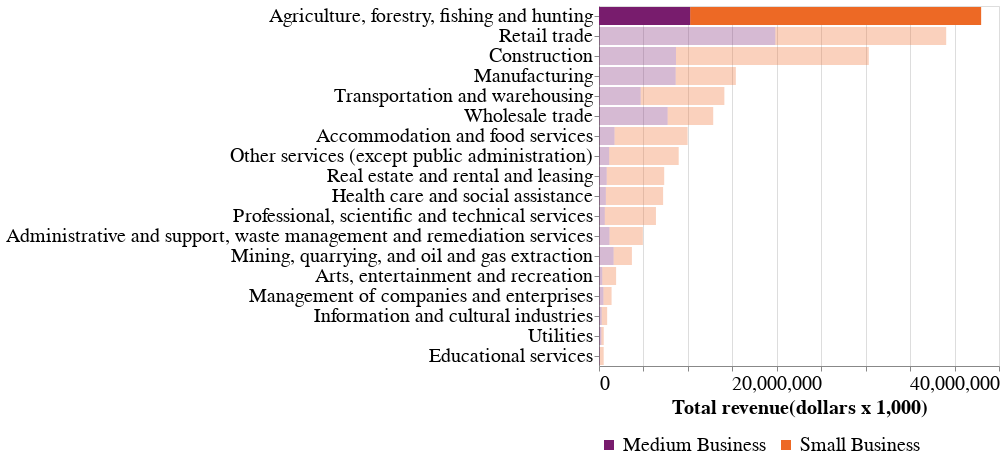

This figure's notebook cell:
### Code cell
totalRev2019.configure_axis(labelLimit=1000, labelFontSize=20, titleFontSize=20).configure_legend(
titleFontSize=20,
labelFontSize=20
)

### Figure 1 — Vega-Lite specification as saved in the notebook (floating-point values rounded to 4 significant figures)
{"config": {"view": {"continuousWidth": 400, "continuousHeight": 300}, "axis": {"labelFontSize": 20, "labelLimit": 1000, "titleFontSize": 20}, "legend": {"labelFontSize": 20, "titleFontSize": 20}}, "data": {"name": "data-3d74634cce607c8e75c706fc66a16074"}, "mark": "bar", "encoding": {"color": {"type": "nominal", "field": "Business type", "legend": {"orient": "bottom", "title": null}, "scale": {"scheme": "inferno"}}, "opacity": {"condition": {"value": 1.0, "test": "(datum['North American Industry Classification System, NAICS'] === 'Agriculture, forestry, fishing and hunting')"}, "value": 0.3}, "x": {"type": "quantitative", "field": "Total revenue", "title": "Total revenue(dollars x 1,000)"}, "y": {"type": "nominal", "field": "North American Industry Classification System, NAICS", "sort": "-x", "title": ""}}, "$schema": "https://vega.github.io/schema/vega-lite/v4.8.1.json", "datasets": {"data-3d74634cce607c8e75c706fc66a16074": [{"North American Industry Classification System, NAICS - code": "11", "North American Industry Classification System, NAICS": "Agriculture, forestry, fishing and hunting", "Reference year": 2019.0, "Total number of businesses": 50730.0, "Average revenue": 645.3, "Average expenses": 735.1, "Net Profit/Loss": -89.8, "Sales of goods and services ( percent of total revenue)": null, "Gross margin (%)": 95.5, "Cost of sales (direct expenses) (%)": 4.5, "Operating expenses (indirect expenses) (%)": 109.4, "Business type": "Small Business", "Total revenue": 32740000.0, "Total expenses": 37290000.0}, {"North American Industry Classification System, NAICS - code": "21", "North American Industry Classification System, NAICS": "Mining, quarrying, and oil and gas extraction", "Reference year": 2019.0, "Total number of businesses": 5153.0, "Average revenue": 400.4, "Average expenses": 365.3, "Net Profit/Loss": 35.1, "Sales of goods and services ( percent of total revenue)": null, "Gross margin (%)": 81.9, "Cost of sales (direct expenses) (%)": 18.1, "Operating expenses (indirect expenses) (%)": 73.1, "Business type": "Small Business", "Total revenue": 2063000.0, "Total expenses": 1882000.0}, {"North American Industry Classification System, NAICS - code": "22", "North American Industry Classification System, NAICS": "Utilities", "Reference year": 2019.0, "Total number of businesses": 453.0, "Average revenue": 606.7, "Average expenses": 520.8, "Net Profit/Loss": 85.9, "Sales of goods and services ( percent of total revenue)": null, "Gross margin (%)": 72.9, "Cost of sales (direct expenses) (%)": 27.1, "Operating expenses (indirect expenses) (%)": 58.8, "Business type": "Small Business", "Total revenue": 274800.0, "Total expenses": 235900.0}, {"North American Industry Classification System, NAICS - code": "23", "North American Industry Classification System, NAICS": "Construction", "Reference year": 2019.0, "Total number of businesses": 47920.0, "Average revenue": 452.7, "Average expenses": 404.3, "Net Profit/Loss": 48.4, "Sales of goods and services ( percent of total revenue)": null, "Gross margin (%)": 48.1, "Cost of sales (direct expenses) (%)": 51.9, "Operating expenses (indirect expenses) (%)": 37.4, "Business type": "Small Business", "Total revenue": 21690000.0, "Total expenses": 19370000.0}, {"North American Industry Classification System, NAICS - code": "31-33", "North American Industry Classification System, NAICS": "Manufacturing", "Reference year": 2019.0, "Total number of businesses": 10290.0, "Average revenue": 658.0, "Average expenses": 616.0, "Net Profit/Loss": 42.0, "Sales of goods and services ( percent of total revenue)": null, "Gross margin (%)": 41.6, "Cost of sales (direct expenses) (%)": 58.4, "Operating expenses (indirect expenses) (%)": 35.2, "Business type": "Small Business", "Total revenue": 6770000.0, "Total expenses": 6337000.0}, {"North American Industry Classification System, NAICS - code": "41", "North American Industry Classification System, NAICS": "Wholesale trade", "Reference year": 2019.0, "Total number of businesses": 6647.0, "Average revenue": 772.1, "Average expenses": 729.5, "Net Profit/Loss": 42.5, "Sales of goods and services ( percent of total revenue)": null, "Gross margin (%)": 38.1, "Cost of sales (direct expenses) (%)": 61.9, "Operating expenses (indirect expenses) (%)": 32.6, "Business type": "Small Business", "Total revenue": 5132000.0, "Total expenses": 4849000.0}, {"North American Industry Classification System, NAICS - code": "44-45", "North American Industry Classification System, NAICS": "Retail trade", "Reference year": 2019.0, "Total number of businesses": 22620.0, "Average revenue": 849.9, "Average expenses": 814.6, "Net Profit/Loss": 35.4, "Sales of goods and services ( percent of total revenue)": null, "Gross margin (%)": 30.0, "Cost of sales (direct expenses) (%)": 70.0, "Operating expenses (indirect expenses) (%)": 25.8, "Business type": "Small Business", "Total revenue": 19220000.0, "Total expenses": 18430000.0}, {"North American Industry Classification System, NAICS - code": "48-49", "North American Industry Classification System, NAICS": "Transportation and warehousing", "Reference year": 2019.0, "Total number of businesses": 21500.0, "Average revenue": 437.9, "Average expenses": 388.5, "Net Profit/Loss": 49.4, "Sales of goods and services ( percent of total revenue)": null, "Gross margin (%)": 82.6, "Cost of sales (direct expenses) (%)": 17.4, "Operating expenses (indirect expenses) (%)": 71.3, "Business type": "Small Business", "Total revenue": 9415000.0, "Total expenses": 8353000.0}, {"North American Industry Classification System, NAICS - code": "51", "North American Industry Classification System, NAICS": "Information and cultural industries", "Reference year": 2019.0, "Total number of businesses": 2009.0, "Average revenue": 308.0, "Average expenses": 262.7, "Net Profit/Loss": 45.3, "Sales of goods and services ( percent of total revenue)": null, "Gross margin (%)": 71.3, "Cost of sales (direct expenses) (%)": 28.7, "Operating expenses (indirect expenses) (%)": 56.6, "Business type": "Small Business", "Total revenue": 618800.0, "Total expenses": 527800.0}, {"North American Industry Classification System, NAICS - code": "53", "North American Industry Classification System, NAICS": "Real estate and rental and leasing", "Reference year": 2019.0, "Total number of businesses": 37440.0, "Average revenue": 172.8, "Average expenses": 129.4, "Net Profit/Loss": 43.3, "Sales of goods and services ( percent of total revenue)": null, "Gross margin (%)": 92.7, "Cost of sales (direct expenses) (%)": 7.3, "Operating expenses (indirect expenses) (%)": 67.6, "Business type": "Small Business", "Total revenue": 6469000.0, "Total expenses": 4844000.0}, {"North American Industry Classification System, NAICS - code": "54", "North American Industry Classification System, NAICS": "Professional, scientific and technical services", "Reference year": 2019.0, "Total number of businesses": 23910.0, "Average revenue": 240.8, "Average expenses": 170.4, "Net Profit/Loss": 70.4, "Sales of goods and services ( percent of total revenue)": null, "Gross margin (%)": 84.1, "Cost of sales (direct expenses) (%)": 15.9, "Operating expenses (indirect expenses) (%)": 54.9, "Business type": "Small Business", "Total revenue": 5757000.0, "Total expenses": 4074000.0}, {"North American Industry Classification System, NAICS - code": "55", "North American Industry Classification System, NAICS": "Management of companies and enterprises", "Reference year": 2019.0, "Total number of businesses": 1836.0, "Average revenue": 501.4, "Average expenses": 221.1, "Net Profit/Loss": 280.3, "Sales of goods and services ( percent of total revenue)": null, "Gross margin (%)": 94.9, "Cost of sales (direct expenses) (%)": 5.1, "Operating expenses (indirect expenses) (%)": 39.0, "Business type": "Small Business", "Total revenue": 920600.0, "Total expenses": 405900.0}, {"North American Industry Classification System, NAICS - code": "56", "North American Industry Classification System, NAICS": "Administrative and support, waste management and remediation services", "Reference year": 2019.0, "Total number of businesses": 12330.0, "Average revenue": 304.9, "Average expenses": 250.6, "Net Profit/Loss": 54.3, "Sales of goods and services ( percent of total revenue)": null, "Gross margin (%)": 71.7, "Cost of sales (direct expenses) (%)": 28.3, "Operating expenses (indirect expenses) (%)": 53.9, "Business type": "Small Business", "Total revenue": 3759000.0, "Total expenses": 3089000.0}, {"North American Industry Classification System, NAICS - code": "61", "North American Industry Classification System, NAICS": "Educational services", "Reference year": 2019.0, "Total number of businesses": 1898.0, "Average revenue": 224.4, "Average expenses": 183.5, "Net Profit/Loss": 40.9, "Sales of goods and services ( percent of total revenue)": null, "Gross margin (%)": 85.9, "Cost of sales (direct expenses) (%)": 14.1, "Operating expenses (indirect expenses) (%)": 67.7, "Business type": "Small Business", "Total revenue": 425900.0, "Total expenses": 348300.0}, {"North American Industry Classification System, NAICS - code": "62", "North American Industry Classification System, NAICS": "Health care and social assistance", "Reference year": 2019.0, "Total number of businesses": 19860.0, "Average revenue": 324.5, "Average expenses": 216.3, "Net Profit/Loss": 108.2, "Sales of goods and services ( percent of total revenue)": null, "Gross margin (%)": 94.0, "Cost of sales (direct expenses) (%)": 6.0, "Operating expenses (indirect expenses) (%)": 60.6, "Business type": "Small Business", "Total revenue": 6444000.0, "Total expenses": 4296000.0}, {"North American Industry Classification System, NAICS - code": "71", "North American Industry Classification System, NAICS": "Arts, entertainment and recreation", "Reference year": 2019.0, "Total number of businesses": 5717.0, "Average revenue": 272.4, "Average expenses": 249.5, "Net Profit/Loss": 22.9, "Sales of goods and services ( percent of total revenue)": null, "Gross margin (%)": 76.9, "Cost of sales (direct expenses) (%)": 23.1, "Operating expenses (indirect expenses) (%)": 68.5, "Business type": "Small Business", "Total revenue": 1557000.0, "Total expenses": 1426000.0}, {"North American Industry Classification System, NAICS - code": "72", "North American Industry Classification System, NAICS": "Accommodation and food services", "Reference year": 2019.0, "Total number of businesses": 16210.0, "Average revenue": 507.3, "Average expenses": 475.9, "Net Profit/Loss": 31.4, "Sales of goods and services ( percent of total revenue)": null, "Gross margin (%)": 63.0, "Cost of sales (direct expenses) (%)": 37.0, "Operating expenses (indirect expenses) (%)": 56.8, "Business type": "Small Business", "Total revenue": 8222000.0, "Total expenses": 7713000.0}, {"North American Industry Classification System, NAICS - code": "81", "North American Industry Classification System, NAICS": "Other services (except public administration)", "Reference year": 2019.0, "Total number of businesses": 25940.0, "Average revenue": 301.6, "Average expenses": 264.8, "Net Profit/Loss": 36.8, "Sales of goods and services ( percent of total revenue)": null, "Gross margin (%)": 61.3, "Cost of sales (direct expenses) (%)": 38.7, "Operating expenses (indirect expenses) (%)": 49.1, "Business type": "Small Business", "Total revenue": 7824000.0, "Total expenses": 6869000.0}, {"North American Industry Classification System, NAICS - code": "11", "North American Industry Classification System, NAICS": "Agriculture, forestry, fishing and hunting", "Reference year": 2019.0, "Total number of businesses": 1216.0, "Average revenue": 8432.0, "Average expenses": 9495.0, "Net Profit/Loss": -1063.0, "Sales of goods and services ( percent of total revenue)": 91.5, "Gross margin (%)": 82.5, "Cost of sales (direct expenses) (%)": 16.0, "Operating expenses (indirect expenses) (%)": 96.6, "Business type": "Medium Business", "Total revenue": 10250000.0, "Total expenses": 11550000.0}, {"North American Industry Classification System, NAICS - code": "21", "North American Industry Classification System, NAICS": "Mining, quarrying, and oil and gas extraction", "Reference year": 2019.0, "Total number of businesses": 175.0, "Average revenue": 9371.0, "Average expenses": 8367.0, "Net Profit/Loss": 1004.0, "Sales of goods and services ( percent of total revenue)": 96.9, "Gross margin (%)": 57.6, "Cost of sales (direct expenses) (%)": 41.1, "Operating expenses (indirect expenses) (%)": 48.2, "Business type": "Medium Business", "Total revenue": 1640000.0, "Total expenses": 1464000.0}, {"North American Industry Classification System, NAICS - code": "22", "North American Industry Classification System, NAICS": "Utilities", "Reference year": 2019.0, "Total number of businesses": 27.0, "Average revenue": 9614.0, "Average expenses": 8950.0, "Net Profit/Loss": 664.4, "Sales of goods and services ( percent of total revenue)": 95.6, "Gross margin (%)": 47.7, "Cost of sales (direct expenses) (%)": 50.0, "Operating expenses (indirect expenses) (%)": 43.1, "Business type": "Medium Business", "Total revenue": 259600.0, "Total expenses": 241700.0}, {"North American Industry Classification System, NAICS - code": "23", "North American Industry Classification System, NAICS": "Construction", "Reference year": 2019.0, "Total number of businesses": 962.0, "Average revenue": 9003.0, "Average expenses": 8199.0, "Net Profit/Loss": 803.7, "Sales of goods and services ( percent of total revenue)": 98.6, "Gross margin (%)": 32.8, "Cost of sales (direct expenses) (%)": 66.3, "Operating expenses (indirect expenses) (%)": 24.8, "Business type": "Medium Business", "Total revenue": 8661000.0, "Total expenses": 7888000.0}, {"North American Industry Classification System, NAICS - code": "31-33", "North American Industry Classification System, NAICS": "Manufacturing", "Reference year": 2019.0, "Total number of businesses": 867.0, "Average revenue": 9949.0, "Average expenses": 9421.0, "Net Profit/Loss": 527.9, "Sales of goods and services ( percent of total revenue)": 98.8, "Gross margin (%)": 26.8, "Cost of sales (direct expenses) (%)": 72.3, "Operating expenses (indirect expenses) (%)": 22.4, "Business type": "Medium Business", "Total revenue": 8626000.0, "Total expenses": 8168000.0}, {"North American Industry Classification System, NAICS - code": "41", "North American Industry Classification System, NAICS": "Wholesale trade", "Reference year": 2019.0, "Total number of businesses": 784.0, "Average revenue": 9842.0, "Average expenses": 9562.0, "Net Profit/Loss": 280.4, "Sales of goods and services ( percent of total revenue)": 98.7, "Gross margin (%)": 20.8, "Cost of sales (direct expenses) (%)": 78.2, "Operating expenses (indirect expenses) (%)": 19.0, "Business type": "Medium Business", "Total revenue": 7716000.0, "Total expenses": 7496000.0}, {"North American Industry Classification System, NAICS - code": "44-45", "North American Industry Classification System, NAICS": "Retail trade", "Reference year": 2019.0, "Total number of businesses": 2035.0, "Average revenue": 9747.0, "Average expenses": 9514.0, "Net Profit/Loss": 232.6, "Sales of goods and services ( percent of total revenue)": 98.4, "Gross margin (%)": 20.5, "Cost of sales (direct expenses) (%)": 78.2, "Operating expenses (indirect expenses) (%)": 19.4, "Business type": "Medium Business", "Total revenue": 19830000.0, "Total expenses": 19360000.0}, {"North American Industry Classification System, NAICS - code": "48-49", "North American Industry Classification System, NAICS": "Transportation and warehousing", "Reference year": 2019.0, "Total number of businesses": 507.0, "Average revenue": 9249.0, "Average expenses": 8155.0, "Net Profit/Loss": 1094.0, "Sales of goods and services ( percent of total revenue)": 98.0, "Gross margin (%)": 63.5, "Cost of sales (direct expenses) (%)": 35.8, "Operating expenses (indirect expenses) (%)": 52.4, "Business type": "Medium Business", "Total revenue": 4689000.0, "Total expenses": 4135000.0}, {"North American Industry Classification System, NAICS - code": "51", "North American Industry Classification System, NAICS": "Information and cultural industries", "Reference year": 2019.0, "Total number of businesses": 32.0, "Average revenue": 9369.0, "Average expenses": 7721.0, "Net Profit/Loss": 1648.0, "Sales of goods and services ( percent of total revenue)": 88.1, "Gross margin (%)": 79.5, "Cost of sales (direct expenses) (%)": 18.1, "Operating expenses (indirect expenses) (%)": 64.3, "Business type": "Medium Business", "Total revenue": 299800.0, "Total expenses": 247100.0}, {"North American Industry Classification System, NAICS - code": "53", "North American Industry Classification System, NAICS": "Real estate and rental and leasing", "Reference year": 2019.0, "Total number of businesses": 100.0, "Average revenue": 8662.0, "Average expenses": 6883.0, "Net Profit/Loss": 1780.0, "Sales of goods and services ( percent of total revenue)": 65.4, "Gross margin (%)": 63.2, "Cost of sales (direct expenses) (%)": 24.1, "Operating expenses (indirect expenses) (%)": 55.4, "Business type": "Medium Business", "Total revenue": 866200.0, "Total expenses": 688300.0}, {"North American Industry Classification System, NAICS - code": "54", "North American Industry Classification System, NAICS": "Professional, scientific and technical services", "Reference year": 2019.0, "Total number of businesses": 81.0, "Average revenue": 8034.0, "Average expenses": 6577.0, "Net Profit/Loss": 1457.0, "Sales of goods and services ( percent of total revenue)": 98.5, "Gross margin (%)": 64.6, "Cost of sales (direct expenses) (%)": 34.8, "Operating expenses (indirect expenses) (%)": 47.0, "Business type": "Medium Business", "Total revenue": 650800.0, "Total expenses": 532800.0}, {"North American Industry Classification System, NAICS - code": "55", "North American Industry Classification System, NAICS": "Management of companies and enterprises", "Reference year": 2019.0, "Total number of businesses": 47.0, "Average revenue": 10520.0, "Average expenses": 4287.0, "Net Profit/Loss": 6234.0, "Sales of goods and services ( percent of total revenue)": 39.6, "Gross margin (%)": 63.2, "Cost of sales (direct expenses) (%)": 14.6, "Operating expenses (indirect expenses) (%)": 26.2, "Business type": "Medium Business", "Total revenue": 494500.0, "Total expenses": 201500.0}, {"North American Industry Classification System, NAICS - code": "56", "North American Industry Classification System, NAICS": "Administrative and support, waste management and remediation services", "Reference year": 2019.0, "Total number of businesses": 135.0, "Average revenue": 8718.0, "Average expenses": 7843.0, "Net Profit/Loss": 874.4, "Sales of goods and services ( percent of total revenue)": 91.4, "Gross margin (%)": 57.2, "Cost of sales (direct expenses) (%)": 39.1, "Operating expenses (indirect expenses) (%)": 50.9, "Business type": "Medium Business", "Total revenue": 1177000.0, "Total expenses": 1059000.0}, {"North American Industry Classification System, NAICS - code": "61", "North American Industry Classification System, NAICS": "Educational services", "Reference year": 2019.0, "Total number of businesses": 14.0, "Average revenue": 7173.0, "Average expenses": 6482.0, "Net Profit/Loss": 691.0, "Sales of goods and services ( percent of total revenue)": 45.8, "Gross margin (%)": 97.3, "Cost of sales (direct expenses) (%)": 1.2, "Operating expenses (indirect expenses) (%)": 89.1, "Business type": "Medium Business", "Total revenue": 100400.0, "Total expenses": 90750.0}, {"North American Industry Classification System, NAICS - code": "62", "North American Industry Classification System, NAICS": "Health care and social assistance", "Reference year": 2019.0, "Total number of businesses": 88.0, "Average revenue": 8722.0, "Average expenses": 8094.0, "Net Profit/Loss": 628.1, "Sales of goods and services ( percent of total revenue)": 67.6, "Gross margin (%)": 83.0, "Cost of sales (direct expenses) (%)": 11.5, "Operating expenses (indirect expenses) (%)": 81.3, "Business type": "Medium Business", "Total revenue": 767500.0, "Total expenses": 712200.0}, {"North American Industry Classification System, NAICS - code": "71", "North American Industry Classification System, NAICS": "Arts, entertainment and recreation", "Reference year": 2019.0, "Total number of businesses": 41.0, "Average revenue": 8953.0, "Average expenses": 8135.0, "Net Profit/Loss": 818.4, "Sales of goods and services ( percent of total revenue)": 75.0, "Gross margin (%)": 57.1, "Cost of sales (direct expenses) (%)": 32.2, "Operating expenses (indirect expenses) (%)": 58.7, "Business type": "Medium Business", "Total revenue": 367100.0, "Total expenses": 333500.0}, {"North American Industry Classification System, NAICS - code": "72", "North American Industry Classification System, NAICS": "Accommodation and food services", "Reference year": 2019.0, "Total number of businesses": 203.0, "Average revenue": 8599.0, "Average expenses": 8085.0, "Net Profit/Loss": 514.2, "Sales of goods and services ( percent of total revenue)": 97.6, "Gross margin (%)": 55.3, "Cost of sales (direct expenses) (%)": 43.6, "Operating expenses (indirect expenses) (%)": 50.4, "Business type": "Medium Business", "Total revenue": 1746000.0, "Total expenses": 1641000.0}, {"North American Industry Classification System, NAICS - code": "81", "North American Industry Classification System, NAICS": "Other services (except public administration)", "Reference year": 2019.0, "Total number of businesses": 132.0, "Average revenue": 8666.0, "Average expenses": 7646.0, "Net Profit/Loss": 1020.0, "Sales of goods and services ( percent of total revenue)": 86.7, "Gross margin (%)": 40.8, "Cost of sales (direct expenses) (%)": 51.4, "Operating expenses (indirect expenses) (%)": 36.9, "Business type": "Medium Business", "Total revenue": 1144000.0, "Total expenses": 1009000.0}]}}
